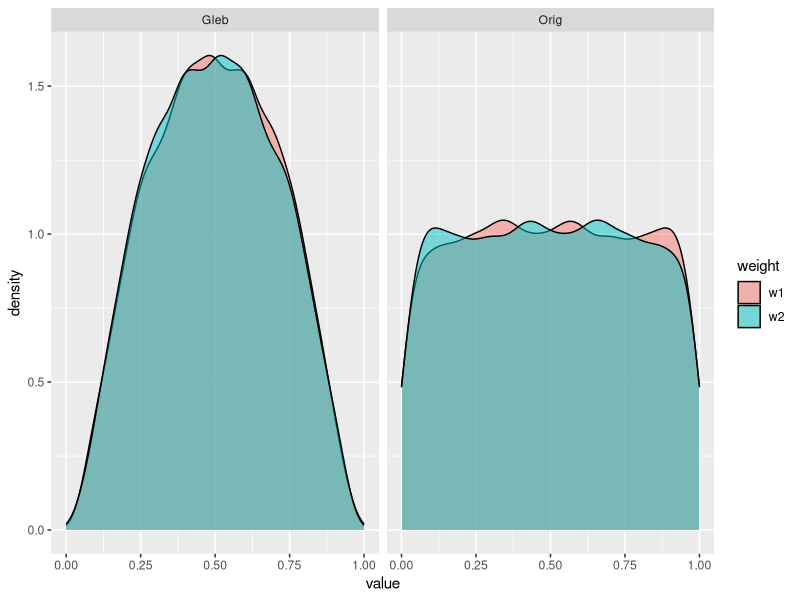
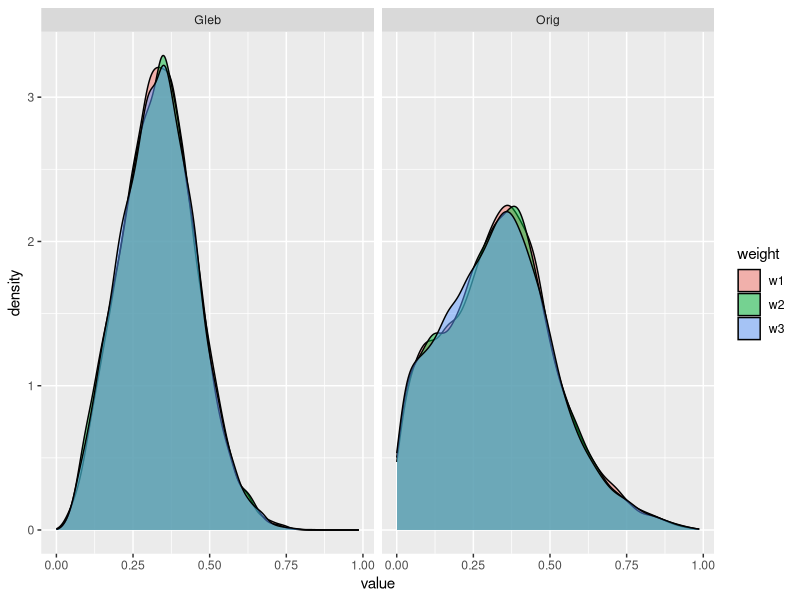
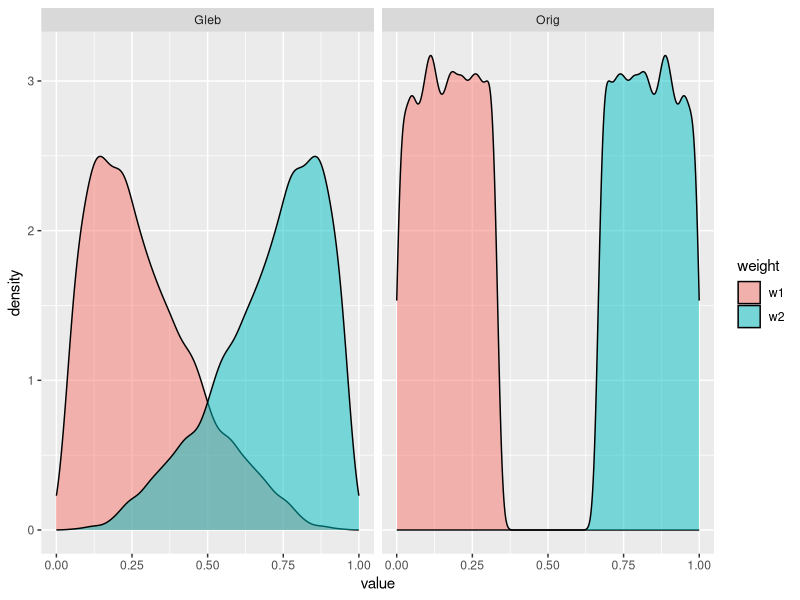
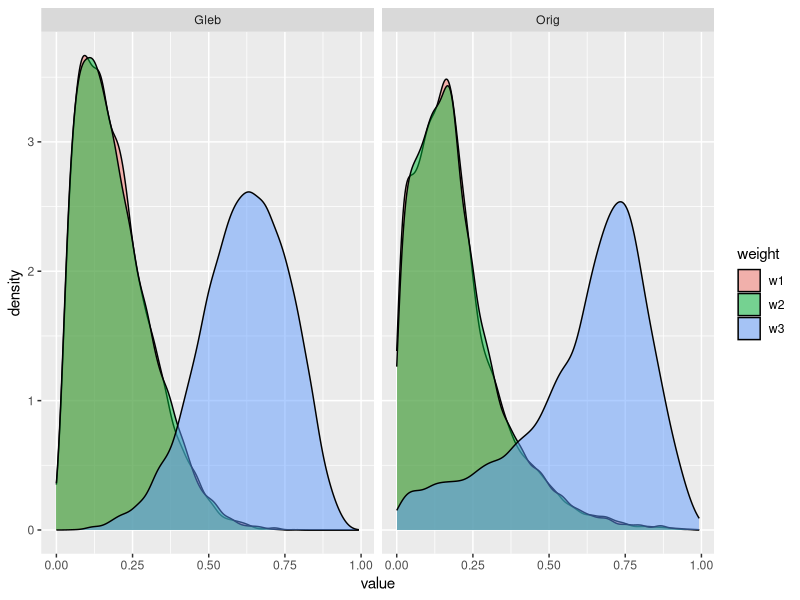

Source code (R) for these figures, in order: (Note: this script raises an error after producing the figures.)
library(dplyr)
library(tidyr)
library(ggplot2)

rm(list = ls())

logit <- function(p) log(p/(1 - p))
expit <- function(x) exp(x) / (exp(x) + 1)
#----------------
# GALINDO 2015
#----------------
n = 10000

#----------------
# Random Equal - p66
#----------------

# Two schools - Original

EQ2 <- data.frame(ID = 1:n, Equal = "Equal", method = "Orig") %>%
  mutate(w1 = runif(n = n(), min = 0, max = 1),
         w2 = 1 - w1)

# Two schools - Gleb

EQ2 <- data.frame(ID = 1:n, Equal = "Equal", method = "Gleb") %>%
  mutate(w1 = expit(rnorm(n = n())),
         w2 = 1 - w1) %>%
  rbind(EQ2)

EQ2 %>%
  gather(key = weight, value = value, -ID, -Equal , -method) %>%
  ggplot(aes(x = value, fill = weight)) +
  geom_density(alpha = .5) +
  facet_wrap(~method)

EQ2 %>%
  gather(key = weight, value = value, -ID, -Equal , -method) %>%
  group_by(method, weight) %>%
  summarise(m = mean(value),
            sd = sd(value))

# Three Schools

EQ3 <- data.frame(ID = 1:n, Equal = "Equal", method = "Orig") %>%
  mutate(w1 = runif(n = n(), min = 0, max = 1),
         w2 = runif(n = n(), min = 0, max = 1),
         w3 = runif(n = n(), min = 0, max = 1),
         sum = w1 + w2 + w3) %>%
  transmute(ID = ID,
            w1 = w1/sum,
            w2 = w2/sum,
            w3 = w3/sum,
            method = method,
            Equal = Equal)


# Three Schools - Gleb

EQ3 <- data.frame(ID = 1:n, Equal = "Equal", method = "Gleb") %>%
  mutate(w1 = expit(rnorm(n = n())),
         w2 = expit(rnorm(n = n())),
         w3 = expit(rnorm(n = n())),
         sum = w1 + w2 + w3) %>%
  transmute(ID = ID,
            w1 = w1/sum,
            w2 = w2/sum,
            w3 = w3/sum,
            method = method,
            Equal = Equal) %>%
  rbind(EQ3)

EQ3 %>%
  gather(key = weight, value = value, -ID, -Equal , -method) %>%
  ggplot(aes(x = value, fill = weight)) +
  geom_density(alpha = .5) +
  facet_wrap(~method)

EQ3 %>%
  gather(key = weight, value = value, -ID, -Equal , -method) %>%
  group_by(method, weight) %>%
  summarise(m = mean(value),
            sd = sd(value))
#----------------
# Random unequal - p66
#----------------

# Two schools

UN2 <- data.frame(ID = 1:n, Equal = "Unequal", method = "Orig") %>%
  mutate(w1 = runif(n = n(), min = 0, max = 1/3),
         w2 = 1 - w1)


# Two schools - Gleb

UN2 <- data.frame(ID = 1:n, Equal = "Unequal", method = "Gleb") %>%
  mutate(w1 = expit(rnorm(n = n(), m = logit(.25))),
         w2 = 1 - w1) %>%
  rbind(UN2)


UN2 %>%
  gather(key = weight, value = value, -ID, -Equal , -method) %>%
  ggplot(aes(x = value, fill = weight)) +
  geom_density(alpha = .5) +
  facet_wrap(~method)

UN2 %>%
  gather(key = weight, value = value, -ID, -Equal , -method) %>%
  group_by(method, weight) %>%
  summarise(m = mean(value),
            sd = sd(value))

# Three Schools

UN3 <- data.frame(ID = 1:n, Equal = "Unequal", method = "Orig") %>%
  mutate(w1 = runif(n = n(), min = 0, max = 1),
         w2 = runif(n = n(), min = 0, max = 1),
         w3 = runif(n = n(), min = 0, max = 4),
         sum = w1 + w2 + w3) %>%
  transmute(ID = ID,
            w1 = w1/sum,
            w2 = w2/sum,
            w3 = w3/sum,
            method = method,
            Equal = Equal)

# Three Schools - Gleb

UN3 <- data.frame(ID = 1:n, Equal = "Unequal", method = "Gleb") %>%
  mutate(w1 = expit(rnorm(n = n(), m = logit(1/6))),
         w2 = expit(rnorm(n = n(), m = logit(1/6))),
         w3 = expit(rnorm(n = n(), m = logit(4/6))),
         sum = w1 + w2 + w3) %>%
  transmute(ID = ID,
            w1 = w1/sum,
            w2 = w2/sum,
            w3 = w3/sum,
            method = method,
            Equal = Equal) %>%
  rbind(UN3)

UN3 %>%
  gather(key = weight, value = value, -ID, -Equal , -method) %>%
  ggplot(aes(x = value, fill = weight)) +
  geom_density(alpha = .5) +
  facet_wrap(~method)

UN3 %>%
  gather(key = weight, value = value, -ID, -Equal , -method) %>%
  group_by(method, weight) %>%
  summarise(m = mean(value),
            sd = sd(value))

EQ2$w3 <- 0
EQ2$s <- 2

UN2$w3 <- 0
UN2$s <- 2

EQ3$s <- 3

UN3$s <- 3

df <- rbind(EQ2, EQ3, UN2, UN3) %>%
  as.tibble

df %>%
  gather(key = time, value = weight, w1:w3) %>%
  ggplot(aes(x = weight, color = Equal)) +
  geom_density() +
  facet_grid(s + method ~ time)
